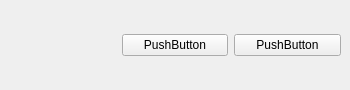
<?xml version="1.0" encoding="UTF-8"?>
<ui version="4.0">
 <class>MainWindow</class>
 <widget class="QMainWindow" name="MainWindow">
  <property name="geometry">
   <rect>
    <x>0</x>
    <y>0</y>
    <width>350</width>
    <height>90</height>
   </rect>
  </property>
  <property name="maximumSize">
   <size>
    <width>350</width>
    <height>90</height>
   </size>
  </property>
  <property name="windowTitle">
   <string>Preview geometry</string>
  </property>
  <widget class="QWidget" name="centralwidget">
   <layout class="QHBoxLayout" name="horizontalLayout">
    <item>
     <widget class="QLabel" name="logo">
      <property name="text">
       <string/>
      </property>
      <property name="pixmap">
       <pixmap resource="resources.qrc">:/res/icon.png</pixmap>
      </property>
     </widget>
    </item>
    <item>
     <widget class="QPushButton" name="pushButton">
      <property name="text">
       <string>PushButton</string>
      </property>
     </widget>
    </item>
    <item>
     <widget class="QPushButton" name="pushButton_2">
      <property name="text">
       <string>PushButton</string>
      </property>
     </widget>
    </item>
   </layout>
  </widget>
 </widget>
 <resources>
  <include location="resources.qrc"/>
 </resources>
 <connections/>
</ui>
